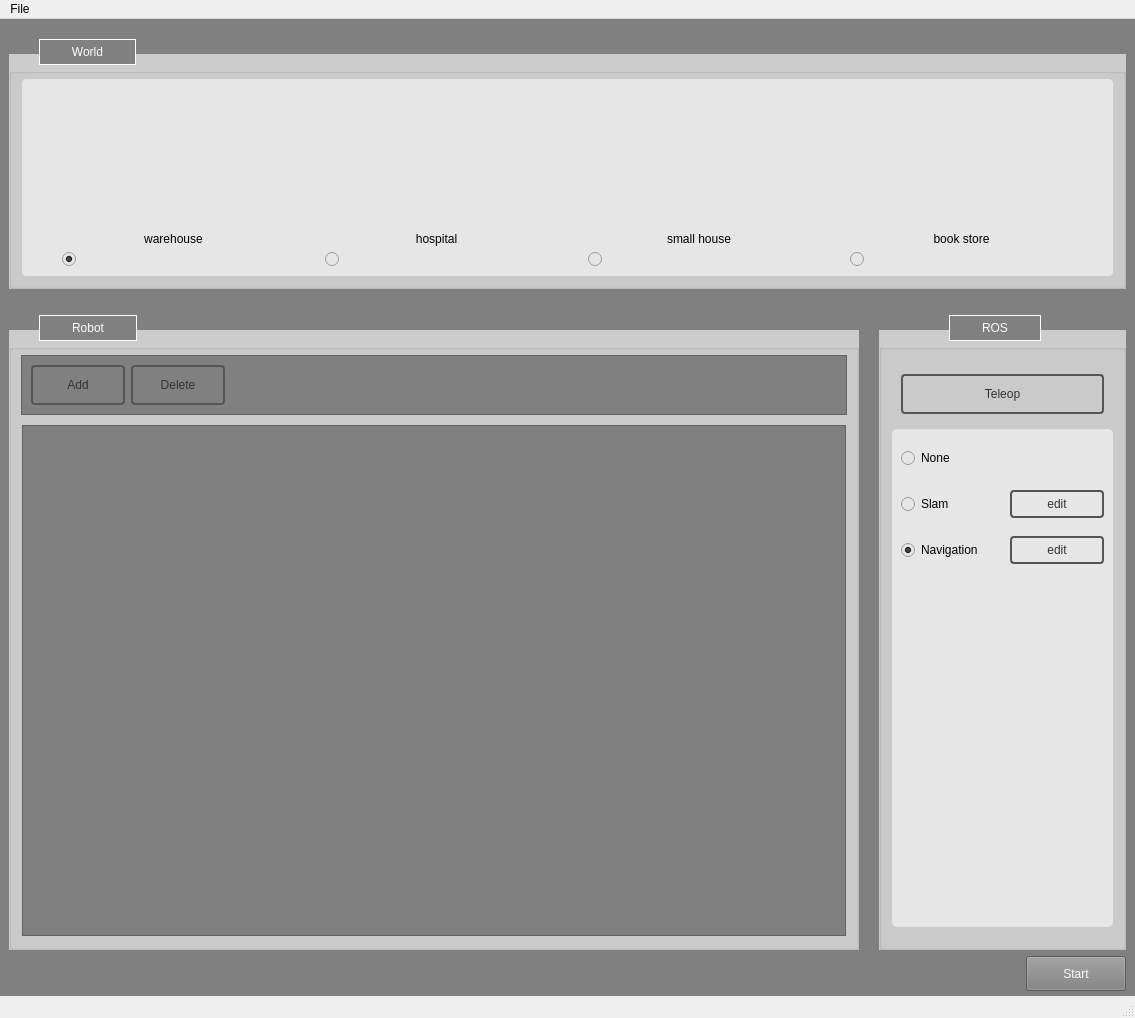
<?xml version="1.0" encoding="UTF-8"?>
<ui version="4.0">
 <class>MainWindow</class>
 <widget class="QMainWindow" name="MainWindow">
  <property name="enabled">
   <bool>true</bool>
  </property>
  <property name="geometry">
   <rect>
    <x>0</x>
    <y>0</y>
    <width>1135</width>
    <height>1018</height>
   </rect>
  </property>
  <property name="minimumSize">
   <size>
    <width>0</width>
    <height>0</height>
   </size>
  </property>
  <property name="windowTitle">
   <string>3DAgent Simulator</string>
  </property>
  <widget class="QWidget" name="centralwidget">
   <property name="autoFillBackground">
    <bool>false</bool>
   </property>
   <property name="styleSheet">
    <string notr="true">background-color: gray;</string>
   </property>
   <layout class="QVBoxLayout" name="verticalLayout">
    <property name="topMargin">
     <number>0</number>
    </property>
    <property name="bottomMargin">
     <number>0</number>
    </property>
    <item>
     <spacer name="verticalSpacer">
      <property name="orientation">
       <enum>Qt::Vertical</enum>
      </property>
      <property name="sizeType">
       <enum>QSizePolicy::Fixed</enum>
      </property>
      <property name="sizeHint" stdset="0">
       <size>
        <width>20</width>
        <height>20</height>
       </size>
      </property>
     </spacer>
    </item>
    <item>
     <widget class="QGroupBox" name="groupBox">
      <property name="sizePolicy">
       <sizepolicy hsizetype="Preferred" vsizetype="Fixed">
        <horstretch>0</horstretch>
        <verstretch>0</verstretch>
       </sizepolicy>
      </property>
      <property name="minimumSize">
       <size>
        <width>0</width>
        <height>250</height>
       </size>
      </property>
      <property name="styleSheet">
       <string notr="true">QGroupBox{
    border: 1px solid 	darkgray;
    background-color: #cccccc;
    margin-top: 15px;
    color: white;
}

QGroupBox::title {
    border: 1px solid white;
    background-color: gray;
    padding: 5px 30px 5px 30px;
    top: -15px;
    left: 30px;
}</string>
      </property>
      <property name="title">
       <string>World</string>
      </property>
      <layout class="QHBoxLayout" name="horizontalLayout_2" stretch="0">
       <property name="spacing">
        <number>0</number>
       </property>
       <property name="leftMargin">
        <number>10</number>
       </property>
       <property name="topMargin">
        <number>20</number>
       </property>
       <property name="rightMargin">
        <number>10</number>
       </property>
       <property name="bottomMargin">
        <number>10</number>
       </property>
       <item>
        <widget class="QScrollArea" name="scrollArea">
         <property name="styleSheet">
          <string notr="true">background-color: #e6e6e6;
border-radius:5px;</string>
         </property>
         <property name="widgetResizable">
          <bool>true</bool>
         </property>
         <widget class="QWidget" name="scrollAreaWidgetContents">
          <property name="geometry">
           <rect>
            <x>0</x>
            <y>0</y>
            <width>1095</width>
            <height>203</height>
           </rect>
          </property>
          <layout class="QHBoxLayout" name="horizontalLayout_3">
           <property name="spacing">
            <number>0</number>
           </property>
           <property name="leftMargin">
            <number>0</number>
           </property>
           <property name="topMargin">
            <number>0</number>
           </property>
           <property name="rightMargin">
            <number>0</number>
           </property>
           <property name="bottomMargin">
            <number>0</number>
           </property>
           <item>
            <widget class="QFrame" name="frame_3">
             <property name="styleSheet">
              <string notr="true"/>
             </property>
             <property name="frameShape">
              <enum>QFrame::StyledPanel</enum>
             </property>
             <property name="frameShadow">
              <enum>QFrame::Raised</enum>
             </property>
             <layout class="QHBoxLayout" name="horizontalLayout_4">
              <property name="spacing">
               <number>0</number>
              </property>
              <property name="leftMargin">
               <number>0</number>
              </property>
              <property name="topMargin">
               <number>0</number>
              </property>
              <property name="rightMargin">
               <number>0</number>
              </property>
              <property name="bottomMargin">
               <number>0</number>
              </property>
              <item>
               <layout class="QHBoxLayout" name="horizontalLayout">
                <property name="spacing">
                 <number>40</number>
                </property>
                <property name="leftMargin">
                 <number>40</number>
                </property>
                <property name="topMargin">
                 <number>10</number>
                </property>
                <property name="rightMargin">
                 <number>40</number>
                </property>
                <property name="bottomMargin">
                 <number>10</number>
                </property>
                <item>
                 <layout class="QVBoxLayout" name="verticalLayout_3" stretch="0">
                  <item>
                   <widget class="QFrame" name="frame_2">
                    <property name="frameShape">
                     <enum>QFrame::StyledPanel</enum>
                    </property>
                    <property name="frameShadow">
                     <enum>QFrame::Raised</enum>
                    </property>
                    <layout class="QVBoxLayout" name="verticalLayout_9" stretch="1,0,0">
                     <property name="leftMargin">
                      <number>0</number>
                     </property>
                     <property name="topMargin">
                      <number>0</number>
                     </property>
                     <property name="rightMargin">
                      <number>0</number>
                     </property>
                     <property name="bottomMargin">
                      <number>0</number>
                     </property>
                     <item>
                      <widget class="QLabel" name="label_2">
                       <property name="minimumSize">
                        <size>
                         <width>0</width>
                         <height>0</height>
                        </size>
                       </property>
                       <property name="styleSheet">
                        <string notr="true">    border: 1px solid 	white;</string>
                       </property>
                       <property name="text">
                        <string/>
                       </property>
                       <property name="pixmap">
                        <pixmap resource="resources.qrc">:/thumbnail/Resources/thumbnail/icon_thumb_world_warehouse.png</pixmap>
                       </property>
                       <property name="scaledContents">
                        <bool>true</bool>
                       </property>
                       <property name="wordWrap">
                        <bool>false</bool>
                       </property>
                       <property name="openExternalLinks">
                        <bool>false</bool>
                       </property>
                      </widget>
                     </item>
                     <item>
                      <widget class="QLabel" name="label">
                       <property name="styleSheet">
                        <string notr="true">font: 700 12pt &quot;Umpush&quot;;</string>
                       </property>
                       <property name="text">
                        <string>warehouse</string>
                       </property>
                       <property name="alignment">
                        <set>Qt::AlignCenter</set>
                       </property>
                      </widget>
                     </item>
                     <item>
                      <widget class="QRadioButton" name="rbWorldWarehouse">
                       <property name="layoutDirection">
                        <enum>Qt::LeftToRight</enum>
                       </property>
                       <property name="text">
                        <string/>
                       </property>
                       <property name="checked">
                        <bool>true</bool>
                       </property>
                       <property name="autoExclusive">
                        <bool>false</bool>
                       </property>
                      </widget>
                     </item>
                    </layout>
                   </widget>
                  </item>
                 </layout>
                </item>
                <item>
                 <layout class="QVBoxLayout" name="verticalLayout_4" stretch="0">
                  <item>
                   <widget class="QFrame" name="frame_5">
                    <property name="enabled">
                     <bool>true</bool>
                    </property>
                    <property name="minimumSize">
                     <size>
                      <width>0</width>
                      <height>0</height>
                     </size>
                    </property>
                    <property name="frameShape">
                     <enum>QFrame::StyledPanel</enum>
                    </property>
                    <property name="frameShadow">
                     <enum>QFrame::Raised</enum>
                    </property>
                    <layout class="QVBoxLayout" name="verticalLayout_10" stretch="1,0,0">
                     <property name="leftMargin">
                      <number>0</number>
                     </property>
                     <property name="topMargin">
                      <number>0</number>
                     </property>
                     <property name="rightMargin">
                      <number>0</number>
                     </property>
                     <property name="bottomMargin">
                      <number>0</number>
                     </property>
                     <item>
                      <widget class="QLabel" name="label_3">
                       <property name="enabled">
                        <bool>true</bool>
                       </property>
                       <property name="styleSheet">
                        <string notr="true">    border: 1px solid 	white;</string>
                       </property>
                       <property name="text">
                        <string/>
                       </property>
                       <property name="pixmap">
                        <pixmap resource="resources.qrc">:/thumbnail/Resources/thumbnail/icon_thumb_world_hospital.png</pixmap>
                       </property>
                       <property name="scaledContents">
                        <bool>true</bool>
                       </property>
                      </widget>
                     </item>
                     <item>
                      <widget class="QLabel" name="label_4">
                       <property name="enabled">
                        <bool>true</bool>
                       </property>
                       <property name="styleSheet">
                        <string notr="true">font: 700 12pt &quot;Umpush&quot;;</string>
                       </property>
                       <property name="text">
                        <string>hospital</string>
                       </property>
                       <property name="scaledContents">
                        <bool>false</bool>
                       </property>
                       <property name="alignment">
                        <set>Qt::AlignCenter</set>
                       </property>
                      </widget>
                     </item>
                     <item>
                      <widget class="QRadioButton" name="rbWorldHospital">
                       <property name="enabled">
                        <bool>true</bool>
                       </property>
                       <property name="text">
                        <string/>
                       </property>
                       <property name="autoExclusive">
                        <bool>false</bool>
                       </property>
                      </widget>
                     </item>
                    </layout>
                   </widget>
                  </item>
                 </layout>
                </item>
                <item>
                 <layout class="QVBoxLayout" name="verticalLayout_5" stretch="0">
                  <item>
                   <widget class="QFrame" name="frame_6">
                    <property name="enabled">
                     <bool>true</bool>
                    </property>
                    <property name="minimumSize">
                     <size>
                      <width>0</width>
                      <height>0</height>
                     </size>
                    </property>
                    <property name="frameShape">
                     <enum>QFrame::StyledPanel</enum>
                    </property>
                    <property name="frameShadow">
                     <enum>QFrame::Raised</enum>
                    </property>
                    <layout class="QVBoxLayout" name="verticalLayout_11" stretch="1,0,0">
                     <property name="leftMargin">
                      <number>0</number>
                     </property>
                     <property name="topMargin">
                      <number>0</number>
                     </property>
                     <property name="rightMargin">
                      <number>0</number>
                     </property>
                     <property name="bottomMargin">
                      <number>0</number>
                     </property>
                     <item>
                      <widget class="QLabel" name="label_5">
                       <property name="enabled">
                        <bool>true</bool>
                       </property>
                       <property name="styleSheet">
                        <string notr="true">    border: 1px solid 	white;</string>
                       </property>
                       <property name="text">
                        <string/>
                       </property>
                       <property name="pixmap">
                        <pixmap resource="resources.qrc">:/thumbnail/Resources/thumbnail/icon_thumb_world_smallhouse.png</pixmap>
                       </property>
                       <property name="scaledContents">
                        <bool>true</bool>
                       </property>
                      </widget>
                     </item>
                     <item>
                      <widget class="QLabel" name="label_6">
                       <property name="enabled">
                        <bool>true</bool>
                       </property>
                       <property name="styleSheet">
                        <string notr="true">font: 700 12pt &quot;Umpush&quot;;</string>
                       </property>
                       <property name="text">
                        <string>small house</string>
                       </property>
                       <property name="alignment">
                        <set>Qt::AlignCenter</set>
                       </property>
                      </widget>
                     </item>
                     <item>
                      <widget class="QRadioButton" name="rbWorldSmallHouse">
                       <property name="enabled">
                        <bool>true</bool>
                       </property>
                       <property name="text">
                        <string/>
                       </property>
                       <property name="autoExclusive">
                        <bool>false</bool>
                       </property>
                      </widget>
                     </item>
                    </layout>
                   </widget>
                  </item>
                 </layout>
                </item>
                <item>
                 <layout class="QVBoxLayout" name="verticalLayout_6" stretch="0">
                  <item>
                   <widget class="QFrame" name="frame_7">
                    <property name="enabled">
                     <bool>true</bool>
                    </property>
                    <property name="frameShape">
                     <enum>QFrame::StyledPanel</enum>
                    </property>
                    <property name="frameShadow">
                     <enum>QFrame::Raised</enum>
                    </property>
                    <layout class="QVBoxLayout" name="verticalLayout_12" stretch="1,0,0">
                     <property name="leftMargin">
                      <number>0</number>
                     </property>
                     <property name="topMargin">
                      <number>0</number>
                     </property>
                     <property name="rightMargin">
                      <number>0</number>
                     </property>
                     <property name="bottomMargin">
                      <number>0</number>
                     </property>
                     <item>
                      <widget class="QLabel" name="label_7">
                       <property name="enabled">
                        <bool>true</bool>
                       </property>
                       <property name="styleSheet">
                        <string notr="true">    border: 1px solid 	white;</string>
                       </property>
                       <property name="text">
                        <string/>
                       </property>
                       <property name="pixmap">
                        <pixmap resource="resources.qrc">:/thumbnail/Resources/thumbnail/icon_thumb_world_bookstore.png</pixmap>
                       </property>
                       <property name="scaledContents">
                        <bool>true</bool>
                       </property>
                      </widget>
                     </item>
                     <item>
                      <widget class="QLabel" name="label_8">
                       <property name="enabled">
                        <bool>true</bool>
                       </property>
                       <property name="styleSheet">
                        <string notr="true">font: 700 12pt &quot;Umpush&quot;;</string>
                       </property>
                       <property name="text">
                        <string>book store</string>
                       </property>
                       <property name="alignment">
                        <set>Qt::AlignCenter</set>
                       </property>
                      </widget>
                     </item>
                     <item>
                      <widget class="QRadioButton" name="rbWorldBookStore">
                       <property name="enabled">
                        <bool>true</bool>
                       </property>
                       <property name="text">
                        <string/>
                       </property>
                       <property name="autoExclusive">
                        <bool>false</bool>
                       </property>
                      </widget>
                     </item>
                    </layout>
                   </widget>
                  </item>
                 </layout>
                </item>
               </layout>
              </item>
             </layout>
            </widget>
           </item>
          </layout>
         </widget>
        </widget>
       </item>
      </layout>
     </widget>
    </item>
    <item>
     <spacer name="verticalSpacer_2">
      <property name="orientation">
       <enum>Qt::Vertical</enum>
      </property>
      <property name="sizeType">
       <enum>QSizePolicy::Fixed</enum>
      </property>
      <property name="sizeHint" stdset="0">
       <size>
        <width>20</width>
        <height>20</height>
       </size>
      </property>
     </spacer>
    </item>
    <item>
     <widget class="QFrame" name="frame_19">
      <property name="frameShape">
       <enum>QFrame::NoFrame</enum>
      </property>
      <property name="frameShadow">
       <enum>QFrame::Raised</enum>
      </property>
      <layout class="QHBoxLayout" name="horizontalLayout_29">
       <property name="spacing">
        <number>20</number>
       </property>
       <property name="leftMargin">
        <number>0</number>
       </property>
       <property name="topMargin">
        <number>0</number>
       </property>
       <property name="rightMargin">
        <number>0</number>
       </property>
       <property name="bottomMargin">
        <number>0</number>
       </property>
       <item>
        <widget class="QGroupBox" name="groupBox_2">
         <property name="enabled">
          <bool>true</bool>
         </property>
         <property name="sizePolicy">
          <sizepolicy hsizetype="Fixed" vsizetype="Preferred">
           <horstretch>0</horstretch>
           <verstretch>0</verstretch>
          </sizepolicy>
         </property>
         <property name="minimumSize">
          <size>
           <width>850</width>
           <height>0</height>
          </size>
         </property>
         <property name="layoutDirection">
          <enum>Qt::LeftToRight</enum>
         </property>
         <property name="styleSheet">
          <string notr="true">QGroupBox{
    border: 1px solid 	darkgray;
    background-color: #cccccc;
    margin-top: 15px;
    color: white;
}

QGroupBox::title {
    border: 1px solid white;
    background-color: gray;
    padding: 5px 30px 5px 30px;
    top: -15px;
    left: 30px;
}</string>
         </property>
         <property name="title">
          <string>Robot</string>
         </property>
         <layout class="QVBoxLayout" name="verticalLayout_7">
          <property name="spacing">
           <number>0</number>
          </property>
          <property name="leftMargin">
           <number>9</number>
          </property>
          <property name="topMargin">
           <number>20</number>
          </property>
          <property name="rightMargin">
           <number>9</number>
          </property>
          <property name="bottomMargin">
           <number>10</number>
          </property>
          <item>
           <widget class="QFrame" name="frame_21">
            <property name="sizePolicy">
             <sizepolicy hsizetype="Preferred" vsizetype="Fixed">
              <horstretch>0</horstretch>
              <verstretch>0</verstretch>
             </sizepolicy>
            </property>
            <property name="minimumSize">
             <size>
              <width>0</width>
              <height>60</height>
             </size>
            </property>
            <property name="frameShape">
             <enum>QFrame::StyledPanel</enum>
            </property>
            <property name="frameShadow">
             <enum>QFrame::Raised</enum>
            </property>
            <layout class="QHBoxLayout" name="horizontalLayout_12">
             <property name="leftMargin">
              <number>9</number>
             </property>
             <property name="topMargin">
              <number>0</number>
             </property>
             <property name="rightMargin">
              <number>9</number>
             </property>
             <property name="bottomMargin">
              <number>0</number>
             </property>
             <item>
              <widget class="QPushButton" name="btnAddRobot">
               <property name="minimumSize">
                <size>
                 <width>94</width>
                 <height>40</height>
                </size>
               </property>
               <property name="styleSheet">
                <string notr="true">QPushButton {
color: #333;
border: 2px solid #555;
border-radius: 4px;
padding: 5px;
background: qradialgradient(cx: 0.3, cy: -0.4,
fx: 0.3, fy: -0.4,
radius: 1.35, stop: 0 #fff, stop: 1 #888);
min-width: 80px;
}

QPushButton:hover {
background: qradialgradient(cx: 0.3, cy: -0.4,
fx: 0.3, fy: -0.4,
radius: 1.35, stop: 0 #fff, stop: 1 #bbb);
}

QPushButton:pressed {
background: qradialgradient(cx: 0.4, cy: -0.1,
fx: 0.4, fy: -0.1,
radius: 1.35, stop: 0 #fff, stop: 1 #ddd);
}</string>
               </property>
               <property name="text">
                <string>Add</string>
               </property>
              </widget>
             </item>
             <item>
              <widget class="QPushButton" name="btnDeleteRobot">
               <property name="minimumSize">
                <size>
                 <width>94</width>
                 <height>40</height>
                </size>
               </property>
               <property name="styleSheet">
                <string notr="true">QPushButton {
color: #333;
border: 2px solid #555;
border-radius: 4px;
padding: 5px;
background: qradialgradient(cx: 0.3, cy: -0.4,
fx: 0.3, fy: -0.4,
radius: 1.35, stop: 0 #fff, stop: 1 #888);
min-width: 80px;
}

QPushButton:hover {
background: qradialgradient(cx: 0.3, cy: -0.4,
fx: 0.3, fy: -0.4,
radius: 1.35, stop: 0 #fff, stop: 1 #bbb);
}

QPushButton:pressed {
background: qradialgradient(cx: 0.4, cy: -0.1,
fx: 0.4, fy: -0.1,
radius: 1.35, stop: 0 #fff, stop: 1 #ddd);
}</string>
               </property>
               <property name="text">
                <string>Delete</string>
               </property>
              </widget>
             </item>
             <item>
              <spacer name="horizontalSpacer_2">
               <property name="orientation">
                <enum>Qt::Horizontal</enum>
               </property>
               <property name="sizeHint" stdset="0">
                <size>
                 <width>40</width>
                 <height>20</height>
                </size>
               </property>
              </spacer>
             </item>
            </layout>
           </widget>
          </item>
          <item>
           <widget class="QFrame" name="frame_8">
            <property name="styleSheet">
             <string notr="true">background-color:transparent;</string>
            </property>
            <property name="frameShape">
             <enum>QFrame::StyledPanel</enum>
            </property>
            <property name="frameShadow">
             <enum>QFrame::Raised</enum>
            </property>
            <layout class="QVBoxLayout" name="verticalLayout_2">
             <property name="leftMargin">
              <number>0</number>
             </property>
             <property name="rightMargin">
              <number>0</number>
             </property>
             <property name="bottomMargin">
              <number>0</number>
             </property>
             <item>
              <widget class="QListWidget" name="lstwRobots">
               <property name="styleSheet">
                <string notr="true">background-color: gray;</string>
               </property>
               <property name="resizeMode">
                <enum>QListView::Adjust</enum>
               </property>
              </widget>
             </item>
            </layout>
           </widget>
          </item>
         </layout>
        </widget>
       </item>
       <item>
        <widget class="QGroupBox" name="groupBox_4">
         <property name="styleSheet">
          <string notr="true">QGroupBox{
    border: 1px solid 	darkgray;
    background-color: #cccccc;
    margin-top: 15px;
    color: white;
}

QGroupBox::title {
    border: 1px solid white;
    background-color: gray;
    padding: 5px 30px 5px 30px;
    top: -15px;
    left: 70px;
}</string>
         </property>
         <property name="title">
          <string>ROS</string>
         </property>
         <layout class="QVBoxLayout" name="verticalLayout_19">
          <property name="spacing">
           <number>0</number>
          </property>
          <property name="topMargin">
           <number>20</number>
          </property>
          <property name="rightMargin">
           <number>0</number>
          </property>
          <property name="bottomMargin">
           <number>10</number>
          </property>
          <item>
           <widget class="QScrollArea" name="scrollArea_9">
            <property name="sizePolicy">
             <sizepolicy hsizetype="Expanding" vsizetype="Expanding">
              <horstretch>0</horstretch>
              <verstretch>0</verstretch>
             </sizepolicy>
            </property>
            <property name="layoutDirection">
             <enum>Qt::LeftToRight</enum>
            </property>
            <property name="styleSheet">
             <string notr="true">background-color:transparent;

</string>
            </property>
            <property name="widgetResizable">
             <bool>true</bool>
            </property>
            <property name="alignment">
             <set>Qt::AlignLeading|Qt::AlignLeft|Qt::AlignTop</set>
            </property>
            <widget class="QWidget" name="scrollAreaWidgetContents_9">
             <property name="geometry">
              <rect>
               <x>0</x>
               <y>0</y>
               <width>234</width>
               <height>566</height>
              </rect>
             </property>
             <layout class="QVBoxLayout" name="verticalLayout_21">
              <property name="sizeConstraint">
               <enum>QLayout::SetDefaultConstraint</enum>
              </property>
              <property name="leftMargin">
               <number>0</number>
              </property>
              <item>
               <layout class="QVBoxLayout" name="verticalLayout_15">
                <property name="leftMargin">
                 <number>9</number>
                </property>
                <property name="topMargin">
                 <number>9</number>
                </property>
                <property name="rightMargin">
                 <number>9</number>
                </property>
                <property name="bottomMargin">
                 <number>9</number>
                </property>
                <item>
                 <widget class="QPushButton" name="btnROSTeleop">
                  <property name="minimumSize">
                   <size>
                    <width>94</width>
                    <height>40</height>
                   </size>
                  </property>
                  <property name="styleSheet">
                   <string notr="true">QPushButton {
color: #333;
border: 2px solid #555;
border-radius: 4px;
padding: 5px;
background: qradialgradient(cx: 0.3, cy: -0.4,
fx: 0.3, fy: -0.4,
radius: 1.35, stop: 0 #fff, stop: 1 #888);
min-width: 80px;
}

QPushButton:hover {
background: qradialgradient(cx: 0.3, cy: -0.4,
fx: 0.3, fy: -0.4,
radius: 1.35, stop: 0 #fff, stop: 1 #bbb);
}

QPushButton:pressed {
background: qradialgradient(cx: 0.4, cy: -0.1,
fx: 0.4, fy: -0.1,
radius: 1.35, stop: 0 #fff, stop: 1 #ddd);
}</string>
                  </property>
                  <property name="text">
                   <string>Teleop</string>
                  </property>
                 </widget>
                </item>
               </layout>
              </item>
              <item>
               <widget class="QFrame" name="frame_20">
                <property name="styleSheet">
                 <string notr="true">background-color: #e6e6e6;
border-radius:5px;</string>
                </property>
                <property name="frameShape">
                 <enum>QFrame::StyledPanel</enum>
                </property>
                <property name="frameShadow">
                 <enum>QFrame::Raised</enum>
                </property>
                <layout class="QVBoxLayout" name="verticalLayout_30">
                 <item>
                  <layout class="QHBoxLayout" name="horizontalLayout_9">
                   <item>
                    <widget class="QRadioButton" name="rbROSNone">
                     <property name="minimumSize">
                      <size>
                       <width>0</width>
                       <height>40</height>
                      </size>
                     </property>
                     <property name="text">
                      <string>None</string>
                     </property>
                    </widget>
                   </item>
                  </layout>
                 </item>
                 <item>
                  <layout class="QHBoxLayout" name="horizontalLayout_7" stretch="1,0">
                   <item>
                    <widget class="QRadioButton" name="rbROSSlam">
                     <property name="minimumSize">
                      <size>
                       <width>0</width>
                       <height>40</height>
                      </size>
                     </property>
                     <property name="text">
                      <string>Slam</string>
                     </property>
                     <property name="checkable">
                      <bool>false</bool>
                     </property>
                    </widget>
                   </item>
                   <item>
                    <widget class="QPushButton" name="btnROSSlamEdit">
                     <property name="sizePolicy">
                      <sizepolicy hsizetype="Fixed" vsizetype="Fixed">
                       <horstretch>0</horstretch>
                       <verstretch>0</verstretch>
                      </sizepolicy>
                     </property>
                     <property name="minimumSize">
                      <size>
                       <width>94</width>
                       <height>0</height>
                      </size>
                     </property>
                     <property name="styleSheet">
                      <string notr="true">QPushButton {
color: #333;
border: 2px solid #555;
border-radius: 4px;
padding: 5px;
background: qradialgradient(cx: 0.3, cy: -0.4,
fx: 0.3, fy: -0.4,
radius: 1.35, stop: 0 #fff, stop: 1 #888);
min-width: 80px;
}

QPushButton:hover {
background: qradialgradient(cx: 0.3, cy: -0.4,
fx: 0.3, fy: -0.4,
radius: 1.35, stop: 0 #fff, stop: 1 #bbb);
}

QPushButton:pressed {
background: qradialgradient(cx: 0.4, cy: -0.1,
fx: 0.4, fy: -0.1,
radius: 1.35, stop: 0 #fff, stop: 1 #ddd);
}</string>
                     </property>
                     <property name="text">
                      <string>edit</string>
                     </property>
                    </widget>
                   </item>
                  </layout>
                 </item>
                 <item>
                  <layout class="QHBoxLayout" name="horizontalLayout_8" stretch="0,0">
                   <item>
                    <widget class="QRadioButton" name="rbROSNavigation">
                     <property name="minimumSize">
                      <size>
                       <width>0</width>
                       <height>40</height>
                      </size>
                     </property>
                     <property name="text">
                      <string>Navigation</string>
                     </property>
                     <property name="checked">
                      <bool>true</bool>
                     </property>
                    </widget>
                   </item>
                   <item>
                    <widget class="QPushButton" name="btnROSNavigationEdit">
                     <property name="sizePolicy">
                      <sizepolicy hsizetype="Fixed" vsizetype="Fixed">
                       <horstretch>0</horstretch>
                       <verstretch>0</verstretch>
                      </sizepolicy>
                     </property>
                     <property name="minimumSize">
                      <size>
                       <width>94</width>
                       <height>0</height>
                      </size>
                     </property>
                     <property name="styleSheet">
                      <string notr="true">QPushButton {
color: #333;
border: 2px solid #555;
border-radius: 4px;
padding: 5px;
background: qradialgradient(cx: 0.3, cy: -0.4,
fx: 0.3, fy: -0.4,
radius: 1.35, stop: 0 #fff, stop: 1 #888);
min-width: 80px;
}

QPushButton:hover {
background: qradialgradient(cx: 0.3, cy: -0.4,
fx: 0.3, fy: -0.4,
radius: 1.35, stop: 0 #fff, stop: 1 #bbb);
}

QPushButton:pressed {
background: qradialgradient(cx: 0.4, cy: -0.1,
fx: 0.4, fy: -0.1,
radius: 1.35, stop: 0 #fff, stop: 1 #ddd);
}</string>
                     </property>
                     <property name="text">
                      <string>edit</string>
                     </property>
                    </widget>
                   </item>
                  </layout>
                 </item>
                 <item>
                  <spacer name="verticalSpacer_3">
                   <property name="orientation">
                    <enum>Qt::Vertical</enum>
                   </property>
                   <property name="sizeHint" stdset="0">
                    <size>
                     <width>20</width>
                     <height>40</height>
                    </size>
                   </property>
                  </spacer>
                 </item>
                </layout>
               </widget>
              </item>
             </layout>
            </widget>
           </widget>
          </item>
         </layout>
        </widget>
       </item>
      </layout>
     </widget>
    </item>
    <item>
     <widget class="QFrame" name="frame_4">
      <property name="sizePolicy">
       <sizepolicy hsizetype="Ignored" vsizetype="Fixed">
        <horstretch>0</horstretch>
        <verstretch>25</verstretch>
       </sizepolicy>
      </property>
      <property name="minimumSize">
       <size>
        <width>0</width>
        <height>40</height>
       </size>
      </property>
      <property name="frameShape">
       <enum>QFrame::NoFrame</enum>
      </property>
      <property name="frameShadow">
       <enum>QFrame::Plain</enum>
      </property>
      <property name="lineWidth">
       <number>0</number>
      </property>
      <layout class="QHBoxLayout" name="horizontalLayout_6">
       <property name="spacing">
        <number>0</number>
       </property>
       <property name="leftMargin">
        <number>0</number>
       </property>
       <property name="topMargin">
        <number>0</number>
       </property>
       <property name="rightMargin">
        <number>0</number>
       </property>
       <property name="bottomMargin">
        <number>5</number>
       </property>
       <item>
        <layout class="QHBoxLayout" name="horizontalLayout_5">
         <property name="spacing">
          <number>0</number>
         </property>
         <item>
          <spacer name="horizontalSpacer">
           <property name="orientation">
            <enum>Qt::Horizontal</enum>
           </property>
           <property name="sizeHint" stdset="0">
            <size>
             <width>40</width>
             <height>20</height>
            </size>
           </property>
          </spacer>
         </item>
         <item>
          <widget class="QPushButton" name="btnStartSimulator">
           <property name="sizePolicy">
            <sizepolicy hsizetype="Minimum" vsizetype="Expanding">
             <horstretch>0</horstretch>
             <verstretch>0</verstretch>
            </sizepolicy>
           </property>
           <property name="minimumSize">
            <size>
             <width>100</width>
             <height>0</height>
            </size>
           </property>
           <property name="styleSheet">
            <string notr="true">    color: white;</string>
           </property>
           <property name="text">
            <string>Start</string>
           </property>
          </widget>
         </item>
        </layout>
       </item>
      </layout>
     </widget>
    </item>
   </layout>
  </widget>
  <widget class="QMenuBar" name="menubar">
   <property name="geometry">
    <rect>
     <x>0</x>
     <y>0</y>
     <width>1135</width>
     <height>27</height>
    </rect>
   </property>
   <widget class="QMenu" name="menuFIle">
    <property name="title">
     <string>File</string>
    </property>
   </widget>
   <addaction name="menuFIle"/>
  </widget>
  <widget class="QStatusBar" name="statusbar"/>
 </widget>
 <tabstops>
  <tabstop>scrollArea</tabstop>
  <tabstop>btnStartSimulator</tabstop>
 </tabstops>
 <resources>
  <include location="resources.qrc"/>
 </resources>
 <connections/>
</ui>
